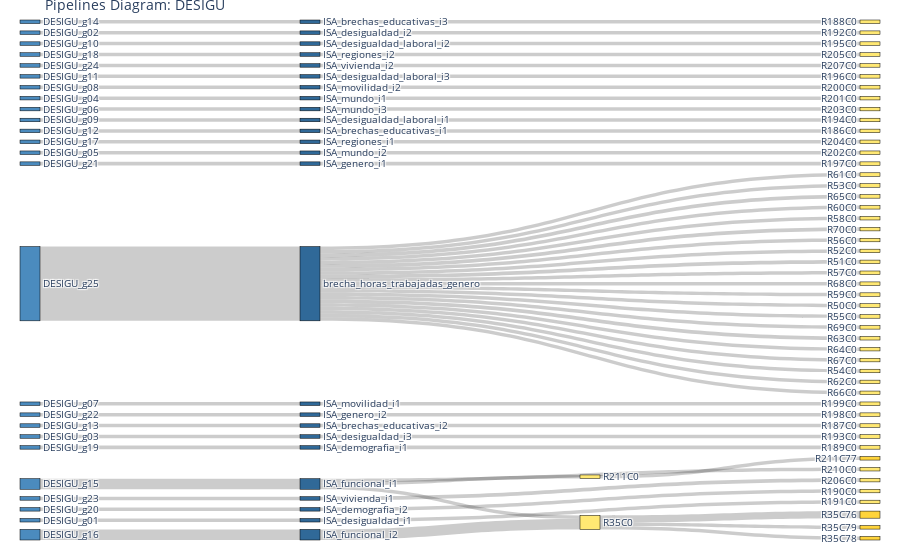

Notebook source saved alongside this figure:
### Code cell
import plotly.graph_objects as go

subtop_visu = "DESIGU"

visu_df = pipelines_df[(pipelines_df.dataset_analista != "sin mapping") & (pipelines_df.raw != "sin json") & (pipelines_df.subtopico==subtop_visu)]

cols = visu_df.columns 
cols = cols[cols!="subtopico"]

fig = genSankey(df=visu_df, cat_cols=cols, output_title=f"Pipelines Diagram: {subtop_visu}")
fig.show()

### Figure 1 — Plotly figure (JSON) as saved in the notebook; plotly's stock layout.template omitted (floating-point values rounded to 4 significant figures)
{"data": [{"link": {"source": [7, 9, 8, 15, 6, 17, 0, 2, 22, 19, 16, 21, 24, 13, 23, 12, 11, 10, 18, 1, 3, 14, 5, 4, 20, 35, 26, 36, 44, 42, 30, 28, 43, 37, 33, 32, 49, 49, 49, 40, 27, 34, 25, 38, 48, 31, 47, 29, 45, 39, 41, 91, 77, 77, 77, 46, 46, 46, 46, 46, 46, 46, 46, 46, 46, 46, 46, 46, 46, 46, 46, 46, 46, 46, 46, 46], "target": [30, 28, 43, 48, 31, 47, 25, 38, 37, 33, 32, 35, 26, 36, 49, 40, 29, 45, 44, 42, 27, 34, 39, 41, 46, 67, 79, 50, 81, 90, 92, 53, 80, 66, 54, 60, 57, 91, 77, 77, 72, 74, 73, 62, 64, 71, 65, 69, 55, 86, 58, 98, 96, 99, 97, 83, 75, 70, 52, 93, 84, 68, 76, 61, 82, 59, 51, 94, 87, 88, 56, 95, 89, 78, 85, 63], "value": [1, 1, 1, 1, 1, 1, 1, 1, 1, 1, 1, 1, 1, 1, 3, 3, 1, 1, 1, 1, 1, 1, 1, 1, 21, 1, 1, 1, 1, 1, 1, 1, 1, 1, 1, 1, 1, 1, 1, 3, 1, 1, 1, 1, 1, 1, 1, 1, 1, 1, 1, 1, 2, 1, 1, 1, 1, 1, 1, 1, 1, 1, 1, 1, 1, 1, 1, 1, 1, 1, 1, 1, 1, 1, 1, 1]}, "node": {"color": ["#4B8BBE", "#4B8BBE", "#4B8BBE", "#4B8BBE", "#4B8BBE", "#4B8BBE", "#4B8BBE", "#4B8BBE", "#4B8BBE", "#4B8BBE", "#4B8BBE", "#4B8BBE", "#4B8BBE", "#4B8BBE", "#4B8BBE", "#4B8BBE", "#4B8BBE", "#4B8BBE", "#4B8BBE", "#4B8BBE", "#4B8BBE", "#4B8BBE", "#4B8BBE", "#4B8BBE", "#4B8BBE", "#306998", "#306998", "#306998", "#306998", "#306998", "#306998", "#306998", "#306998", "#306998", "#306998", "#306998", "#306998", "#306998", "#306998", "#306998", "#306998", "#306998", "#306998", "#306998", "#306998", "#306998", "#306998", "#306998", "#306998", "#306998", "#FFE873", "#FFE873", "#FFE873", "#FFE873", "#FFE873", "#FFE873", "#FFE873", "#FFE873", "#FFE873", "#FFE873", "#FFE873", "#FFE873", "#FFE873", "#FFE873", "#FFE873", "#FFE873", "#FFE873", "#FFE873", "#FFE873", "#FFE873", "#FFE873", "#FFE873", "#FFE873", "#FFE873", "#FFE873", "#FFE873", "#FFE873", "#FFE873", "#FFE873", "#FFE873", "#FFE873", "#FFE873", "#FFE873", "#FFE873", "#FFE873", "#FFE873", "#FFE873", "#FFE873", "#FFE873", "#FFE873", "#FFE873", "#FFE873", "#FFE873", "#FFE873", "#FFE873", "#FFE873", "#FFD43B", "#FFD43B", "#FFD43B", "#FFD43B", "#FFD43B"], "label": ["DESIGU_g07", "DESIGU_g20", "DESIGU_g08", "DESIGU_g21", "DESIGU_g24", "DESIGU_g23", "DESIGU_g05", "DESIGU_g01", "DESIGU_g03", "DESIGU_g02", "DESIGU_g18", "DESIGU_g17", "DESIGU_g16", "DESIGU_g14", "DESIGU_g22", "DESIGU_g04", "DESIGU_g11", "DESIGU_g06", "DESIGU_g19", "DESIGU_g10", "DESIGU_g25", "DESIGU_g12", "DESIGU_g09", "DESIGU_g15", "DESIGU_g13", "ISA_movilidad_i1", "ISA_brechas_educativas_i2", "ISA_genero_i1", "ISA_desigualdad_i2", "ISA_regiones_i1", "ISA_desigualdad_i1", "ISA_mundo_i2", "ISA_desigualdad_laboral_i3", "ISA_desigualdad_laboral_i2", "ISA_genero_i2", "ISA_brechas_educativas_i1", "ISA_brechas_educativas_i3", "ISA_desigualdad_laboral_i1", "ISA_movilidad_i2", "ISA_vivienda_i1", "ISA_funcional_i2", "ISA_vivienda_i2", "ISA_demografia_i2", "ISA_desigualdad_i3", "ISA_demografia_i1", "ISA_regiones_i2", "brecha_horas_trabajadas_genero", "ISA_mundo_i3", "ISA_mundo_i1", "ISA_funcional_i1", "R188C0", "R61C0", "R53C0", "R192C0", "R195C0", "R205C0", "R65C0", "R210C0", "R207C0", "R60C0", "R196C0", "R58C0", "R200C0", "R70C0", "R201C0", "R203C0", "R194C0", "R186C0", "R56C0", "R204C0", "R52C0", "R202C0", "R197C0", "R199C0", "R198C0", "R51C0", "R57C0", "R35C0", "R68C0", "R187C0", "R193C0", "R189C0", "R59C0", "R50C0", "R55C0", "R69C0", "R206C0", "R63C0", "R64C0", "R67C0", "R190C0", "R211C0", "R191C0", "R54C0", "R62C0", "R66C0", "R35C76", "R35C79", "R211C77", "R35C78", null], "line": {"color": "black", "width": 0.5}, "pad": 15, "thickness": 20}, "type": "sankey"}], "layout": {"font": {"size": 10}, "margin": {"b": 20, "l": 20, "r": 20, "t": 20}, "title": {"text": "Pipelines Diagram: DESIGU"}}}
